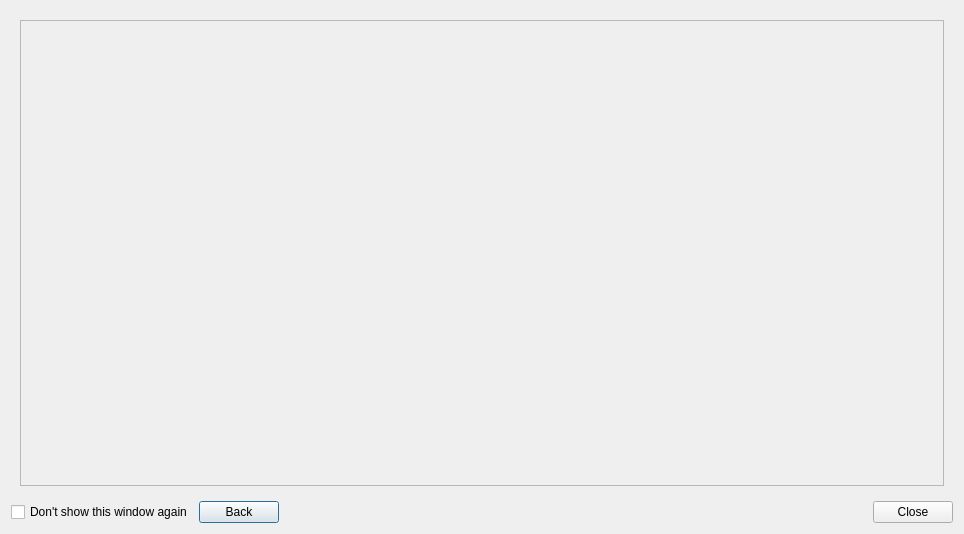
<?xml version="1.0" encoding="UTF-8"?>
<ui version="4.0">
 <class>UserGuidenceDialog</class>
 <widget class="QDialog" name="UserGuidenceDialog">
  <property name="geometry">
   <rect>
    <x>0</x>
    <y>0</y>
    <width>964</width>
    <height>534</height>
   </rect>
  </property>
  <property name="windowTitle">
   <string>User Guidence</string>
  </property>
  <layout class="QGridLayout" name="gridLayout">
   <item row="1" column="0">
    <layout class="QHBoxLayout" name="horizontalLayout">
     <item>
      <widget class="QCheckBox" name="notshowBox">
       <property name="text">
        <string>Don't show this window again</string>
       </property>
      </widget>
     </item>
     <item>
      <widget class="QPushButton" name="backButton">
       <property name="text">
        <string>Back</string>
       </property>
      </widget>
     </item>
     <item>
      <spacer name="horizontalSpacer">
       <property name="orientation">
        <enum>Qt::Horizontal</enum>
       </property>
       <property name="sizeHint" stdset="0">
        <size>
         <width>40</width>
         <height>20</height>
        </size>
       </property>
      </spacer>
     </item>
     <item>
      <widget class="QPushButton" name="closeButton">
       <property name="text">
        <string>Close</string>
       </property>
      </widget>
     </item>
    </layout>
   </item>
   <item row="0" column="0">
    <widget class="QStackedWidget" name="stackedWidget">
     <property name="sizePolicy">
      <sizepolicy hsizetype="Preferred" vsizetype="Expanding">
       <horstretch>0</horstretch>
       <verstretch>0</verstretch>
      </sizepolicy>
     </property>
     <property name="maximumSize">
      <size>
       <width>16777215</width>
       <height>10000</height>
      </size>
     </property>
     <property name="styleSheet">
      <string notr="true"/>
     </property>
     <property name="currentIndex">
      <number>1</number>
     </property>
     <widget class="QWidget" name="page_1">
      <layout class="QGridLayout" name="gridLayout_4">
       <item row="1" column="0">
        <layout class="QHBoxLayout" name="horizontalLayout_2">
         <item>
          <widget class="QPushButton" name="documentButton">
           <property name="text">
            <string>View Document</string>
           </property>
          </widget>
         </item>
         <item>
          <widget class="QPushButton" name="exampleButton">
           <property name="text">
            <string>View Examples</string>
           </property>
          </widget>
         </item>
        </layout>
       </item>
       <item row="0" column="0">
        <widget class="QLabel" name="picLabel">
         <property name="sizePolicy">
          <sizepolicy hsizetype="Preferred" vsizetype="Expanding">
           <horstretch>0</horstretch>
           <verstretch>0</verstretch>
          </sizepolicy>
         </property>
         <property name="text">
          <string/>
         </property>
        </widget>
       </item>
      </layout>
     </widget>
     <widget class="QWidget" name="page_2">
      <layout class="QGridLayout" name="gridLayout_2">
       <item row="0" column="0">
        <widget class="QScrollArea" name="scrollArea">
         <property name="widgetResizable">
          <bool>true</bool>
         </property>
         <widget class="QWidget" name="scrollAreaWidgetContents">
          <property name="geometry">
           <rect>
            <x>0</x>
            <y>0</y>
            <width>926</width>
            <height>465</height>
           </rect>
          </property>
          <layout class="QGridLayout" name="gridLayout_3">
           <property name="leftMargin">
            <number>0</number>
           </property>
           <property name="topMargin">
            <number>0</number>
           </property>
           <property name="rightMargin">
            <number>0</number>
           </property>
           <property name="bottomMargin">
            <number>0</number>
           </property>
           <item row="0" column="0">
            <layout class="QVBoxLayout" name="verticalLayout">
             <item>
              <layout class="QVBoxLayout" name="example_L"/>
             </item>
             <item>
              <spacer name="verticalSpacer">
               <property name="orientation">
                <enum>Qt::Vertical</enum>
               </property>
               <property name="sizeHint" stdset="0">
                <size>
                 <width>20</width>
                 <height>40</height>
                </size>
               </property>
              </spacer>
             </item>
            </layout>
           </item>
           <item row="0" column="1">
            <layout class="QVBoxLayout" name="verticalLayout_2">
             <item>
              <layout class="QVBoxLayout" name="example_R"/>
             </item>
             <item>
              <spacer name="verticalSpacer_2">
               <property name="orientation">
                <enum>Qt::Vertical</enum>
               </property>
               <property name="sizeHint" stdset="0">
                <size>
                 <width>20</width>
                 <height>40</height>
                </size>
               </property>
              </spacer>
             </item>
            </layout>
           </item>
          </layout>
         </widget>
        </widget>
       </item>
      </layout>
     </widget>
    </widget>
   </item>
  </layout>
 </widget>
 <resources>
  <include location="../qrc/qianfan.qrc"/>
 </resources>
 <connections/>
</ui>
